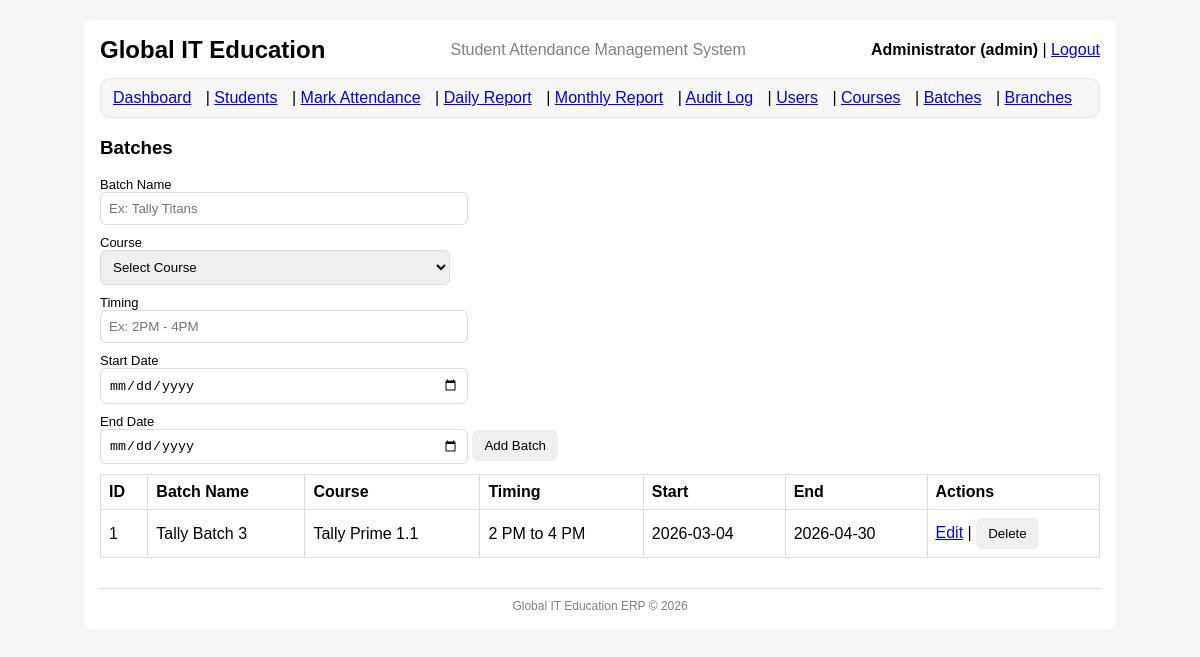
The page /batches (signed in) on the database as committed earlier.
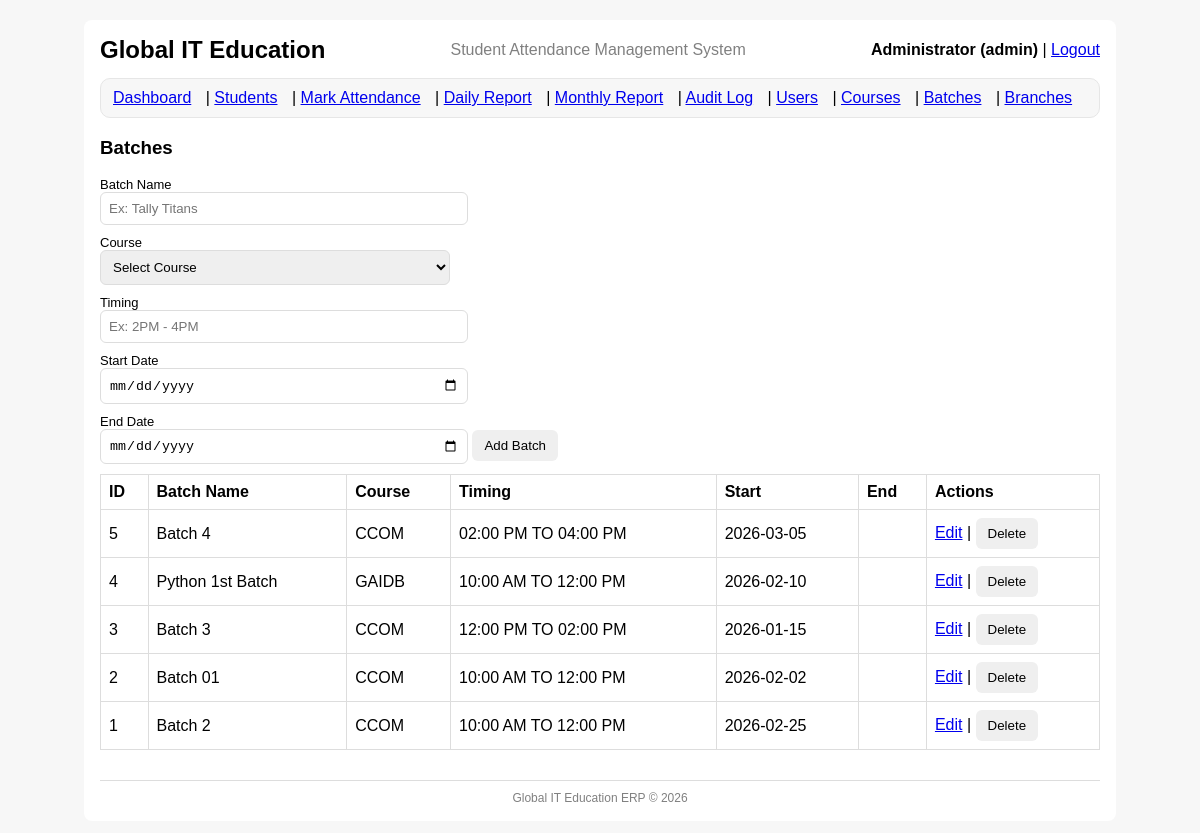
The same page on the database as committed later.
### tables this page shows
CREATE TABLE batches (
            id INTEGER PRIMARY KEY AUTOINCREMENT,
            batch_name TEXT NOT NULL,
            course_id INTEGER NOT NULL,
            start_date TEXT,
            end_date TEXT,
            timing TEXT,
            is_active INTEGER NOT NULL DEFAULT 1,
            UNIQUE(batch_name, course_id),
            FOREIGN KEY(course_id) REFERENCES courses(id) ON DELETE RESTRICT
        );

CREATE TABLE courses (
            id INTEGER PRIMARY KEY AUTOINCREMENT,
            course_name TEXT NOT NULL UNIQUE,
            duration TEXT,
            fee REAL,
            is_active INTEGER NOT NULL DEFAULT 1
        );

### app.py (the view)
@app.route("/batches")
@admin_required
def batches():
    conn = get_conn()
    cur = conn.cursor()
    cur.execute("SELECT id, course_name FROM courses WHERE is_active=1 ORDER BY course_name")
    courses = cur.fetchall()
    cur.execute(
        """
        SELECT b.*, c.course_name
        FROM batches b
        JOIN courses c ON c.id = b.course_id
        WHERE b.is_active=1
        ORDER BY b.id DESC
        """
    )
    batches_rows = cur.fetchall()
    conn.close()
    return render_template("batches.html", courses=courses, batches=batches_rows)

### auth.py (called while the page is built)
def admin_required(view_func):
    @wraps(view_func)
    def wrapper(*args, **kwargs):
        if "user_id" not in session:
            flash("Please login first.", "danger")
            return redirect(url_for("login"))
        if session.get("role") != "admin":
            flash("Admin access required.", "danger")
            return redirect(url_for("dashboard"))
        return view_func(*args, **kwargs)
    return wrapper

### db.py (called while the page is built)
def get_conn():
    conn = sqlite3.connect(DB_PATH)
    conn.row_factory = sqlite3.Row
    conn.execute("PRAGMA foreign_keys = ON;")
    return conn

### templates/batches.html (shortened to what this page needs)
{% extends "base.html" %}
{% block content %}
<h3>Batches</h3>
<form method="post" action="{{ url_for('batch_add') }}">
  <label>Batch Name</label>
  <input name="batch_name" placeholder="Ex: Tally Titans" required>
  <label>Course</label>
  <select name="course_id" required>
    <option value="">Select Course</option>
  </select>
  <label>Timing</label>
  <input name="timing" placeholder="Ex: 2PM - 4PM">
  <label>Start Date</label>
  <input type="date" name="start_date">
  <label>End Date</label>
  <input type="date" name="end_date">
  <button type="submit">Add Batch</button>
</form>
<table>
  <tr>
    <th>ID</th>
    <th>Batch Name</th>
    <th>Course</th>
    <th>Timing</th>
    <th>Start</th>
    <th>End</th>
    <th>Actions</th>
  </tr>
  {% for b in batches %}
  <tr>
    <td>{{ b.id }}</td>
    <td>{{ b.batch_name }}</td>
    <td>{{ b.course_name }}</td>
    <td>{{ b.timing or "" }}</td>
    <td>{{ b.start_date or "" }}</td>
    <td>{{ b.end_date or "" }}</td>
    <td>
      <a href="{{ url_for('batch_edit', batch_id=b.id) }}">Edit</a>
      |
      <form action="{{ url_for('batch_delete', batch_id=b.id) }}" method="post" style="display:inline;">
        <button type="submit" onclick="return confirm('Delete this batch?')">Delete</button>
      </form>
    </td>
  </tr>
  {% endfor %}
</table>
{% endblock %}

### templates/base.html (shortened to what this page needs)
<!doctype html>
<html>
<head>
  <link rel="stylesheet" href="{{ url_for('static', filename='style.css') }}">
</head>
<body>
  <div class="container">
    <div style="display:flex; justify-content:space-between; align-items:center; gap:12px;">
      <div>
        <h2 style="margin:0;">Global IT Education</h2>
      </div>
      <div style="flex:1; text-align:center;">
        <p style="margin:0; color:gray;">Student Attendance Management System</p>
      </div>
      <div style="min-width:200px; text-align:right;">
        {% if session.get("user_id") %}
          <span style="font-weight:600;">
            {{ session.get("full_name") }} ({{ session.get("username", "") }})
          </span>
          | <a href="{{ url_for('logout') }}">Logout</a>
        {% endif %}
      </div>
    </div>
    {% if session.get("user_id") %}
      <nav style="margin:14px 0; padding:10px 12px; background:#f7f7f7; border:1px solid #e6e6e6; border-radius:10px;">
        <a href="{{ url_for('dashboard') }}">Dashboard</a>
        | <a href="{{ url_for('students') }}">Students</a>
        | <a href="{{ url_for('mark_attendance') }}">Mark Attendance</a>
        | <a href="{{ url_for('report_daily') }}">Daily Report</a>
        | <a href="{{ url_for('report_monthly') }}">Monthly Report</a>
        {% if session.get("role") == "admin" %}
          | <a href="{{ url_for('audit_log') }}">Audit Log</a>
          | <a href="{{ url_for('users_list') }}">Users</a>
          | <a href="{{ url_for('courses') }}">Courses</a>
          | <a href="{{ url_for('batches') }}">Batches</a>
          | <a href="{{ url_for('branches') }}">Branches</a>
        {% endif %}
      </nav>
    {% endif %}
    {% block content %}{% endblock %}
    <div style="margin-top:30px; border-top:1px solid #ddd; padding-top:10px;">
      <p style="text-align:center; color:gray; font-size:12px; margin:0;">
        Global IT Education ERP © 2026
      </p>
    </div>
  </div>
</body>
</html>

### static/style.css (style rules this page uses)
body { font-family: Arial, sans-serif; background:#f7f7f7; }
.container { max-width: 1000px; margin: 20px auto; background:#fff; padding: 16px; border-radius: 8px; }
nav a { margin-right: 10px; }
table { width:100%; border-collapse: collapse; margin-top: 10px; }
th, td { border: 1px solid #ddd; padding: 8px; text-align:left; }
label { display:block; margin-top:10px; font-size: 13px; }
input, select { width: 350px; max-width: 100%; padding: 8px; border:1px solid #ddd; border-radius: 6px; }
button { padding: 8px 12px; border:0; border-radius: 6px; cursor:pointer; }

Rows that differ between the two databases and show on the page:
added batches: id "5", batch_name "Batch 4", course_name "CCOM", timing "02:00 PM TO 04:00 PM", start_date "2026-03-05"
added batches: id "4", batch_name "Python 1st Batch", course_name "GAIDB", timing "10:00 AM TO 12:00 PM", start_date "2026-02-10"
added batches: id "3", batch_name "Batch 3", course_name "CCOM", timing "12:00 PM TO 02:00 PM", start_date "2026-01-15"
added batches: id "2", batch_name "Batch 01", course_name "CCOM", timing "10:00 AM TO 12:00 PM", start_date "2026-02-02"
changed batches id 1: batch_name "Tally Batch 3" → "Batch 2"; course_name "Tally Prime 1.1" → "CCOM"; timing "2 PM to 4 PM" → "10:00 AM TO 12:00 PM"; start_date "2026-03-04" → "2026-02-25"; end_date "2026-04-30" → (not shown)
